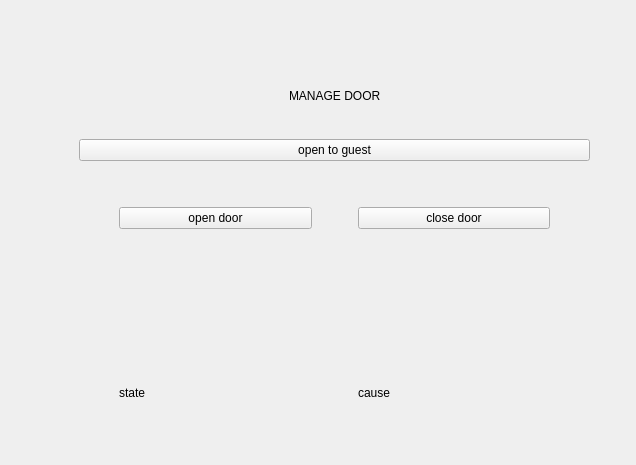
<?xml version="1.0" encoding="UTF-8"?>
<ui version="4.0">
 <class>Form</class>
 <widget class="QWidget" name="Form">
  <property name="geometry">
   <rect>
    <x>0</x>
    <y>0</y>
    <width>636</width>
    <height>465</height>
   </rect>
  </property>
  <property name="windowTitle">
   <string>Form</string>
  </property>
  <widget class="QWidget" name="verticalLayoutWidget">
   <property name="geometry">
    <rect>
     <x>79</x>
     <y>59</y>
     <width>511</width>
     <height>371</height>
    </rect>
   </property>
   <layout class="QVBoxLayout" name="layout">
    <item>
     <layout class="QHBoxLayout" name="horizontalLayout_2">
      <item>
       <spacer name="horizontalSpacer">
        <property name="orientation">
         <enum>Qt::Horizontal</enum>
        </property>
        <property name="sizeHint" stdset="0">
         <size>
          <width>40</width>
          <height>20</height>
         </size>
        </property>
       </spacer>
      </item>
      <item>
       <widget class="QLabel" name="label">
        <property name="text">
         <string>MANAGE DOOR</string>
        </property>
       </widget>
      </item>
      <item>
       <spacer name="horizontalSpacer_2">
        <property name="orientation">
         <enum>Qt::Horizontal</enum>
        </property>
        <property name="sizeHint" stdset="0">
         <size>
          <width>40</width>
          <height>20</height>
         </size>
        </property>
       </spacer>
      </item>
     </layout>
    </item>
    <item>
     <widget class="QPushButton" name="guest">
      <property name="text">
       <string>open to guest</string>
      </property>
     </widget>
    </item>
    <item>
     <spacer name="verticalSpacer">
      <property name="orientation">
       <enum>Qt::Vertical</enum>
      </property>
      <property name="sizeType">
       <enum>QSizePolicy::Minimum</enum>
      </property>
      <property name="sizeHint" stdset="0">
       <size>
        <width>20</width>
        <height>40</height>
       </size>
      </property>
     </spacer>
    </item>
    <item>
     <layout class="QHBoxLayout" name="horizontalLayout_3">
      <item>
       <spacer name="horizontalSpacer_4">
        <property name="orientation">
         <enum>Qt::Horizontal</enum>
        </property>
        <property name="sizeType">
         <enum>QSizePolicy::Minimum</enum>
        </property>
        <property name="sizeHint" stdset="0">
         <size>
          <width>40</width>
          <height>20</height>
         </size>
        </property>
       </spacer>
      </item>
      <item>
       <widget class="QPushButton" name="open">
        <property name="text">
         <string>open door</string>
        </property>
       </widget>
      </item>
      <item>
       <spacer name="horizontalSpacer_3">
        <property name="orientation">
         <enum>Qt::Horizontal</enum>
        </property>
        <property name="sizeType">
         <enum>QSizePolicy::Minimum</enum>
        </property>
        <property name="sizeHint" stdset="0">
         <size>
          <width>40</width>
          <height>20</height>
         </size>
        </property>
       </spacer>
      </item>
      <item>
       <widget class="QPushButton" name="close">
        <property name="text">
         <string>close door</string>
        </property>
       </widget>
      </item>
      <item>
       <spacer name="horizontalSpacer_5">
        <property name="orientation">
         <enum>Qt::Horizontal</enum>
        </property>
        <property name="sizeType">
         <enum>QSizePolicy::Minimum</enum>
        </property>
        <property name="sizeHint" stdset="0">
         <size>
          <width>40</width>
          <height>20</height>
         </size>
        </property>
       </spacer>
      </item>
     </layout>
    </item>
    <item>
     <widget class="QLabel" name="actual">
      <property name="text">
       <string/>
      </property>
     </widget>
    </item>
    <item>
     <spacer name="verticalSpacer_2">
      <property name="orientation">
       <enum>Qt::Vertical</enum>
      </property>
      <property name="sizeType">
       <enum>QSizePolicy::Minimum</enum>
      </property>
      <property name="sizeHint" stdset="0">
       <size>
        <width>20</width>
        <height>40</height>
       </size>
      </property>
     </spacer>
    </item>
    <item>
     <layout class="QHBoxLayout" name="horizontalLayout_4">
      <item>
       <spacer name="horizontalSpacer_6">
        <property name="orientation">
         <enum>Qt::Horizontal</enum>
        </property>
        <property name="sizeType">
         <enum>QSizePolicy::Minimum</enum>
        </property>
        <property name="sizeHint" stdset="0">
         <size>
          <width>40</width>
          <height>20</height>
         </size>
        </property>
       </spacer>
      </item>
      <item>
       <widget class="QLabel" name="status">
        <property name="text">
         <string>state</string>
        </property>
       </widget>
      </item>
      <item>
       <spacer name="horizontalSpacer_8">
        <property name="orientation">
         <enum>Qt::Horizontal</enum>
        </property>
        <property name="sizeType">
         <enum>QSizePolicy::Minimum</enum>
        </property>
        <property name="sizeHint" stdset="0">
         <size>
          <width>40</width>
          <height>20</height>
         </size>
        </property>
       </spacer>
      </item>
      <item>
       <widget class="QLabel" name="cause">
        <property name="text">
         <string>cause</string>
        </property>
       </widget>
      </item>
      <item>
       <spacer name="horizontalSpacer_7">
        <property name="orientation">
         <enum>Qt::Horizontal</enum>
        </property>
        <property name="sizeType">
         <enum>QSizePolicy::Minimum</enum>
        </property>
        <property name="sizeHint" stdset="0">
         <size>
          <width>40</width>
          <height>20</height>
         </size>
        </property>
       </spacer>
      </item>
     </layout>
    </item>
   </layout>
  </widget>
 </widget>
 <resources/>
 <connections/>
</ui>
